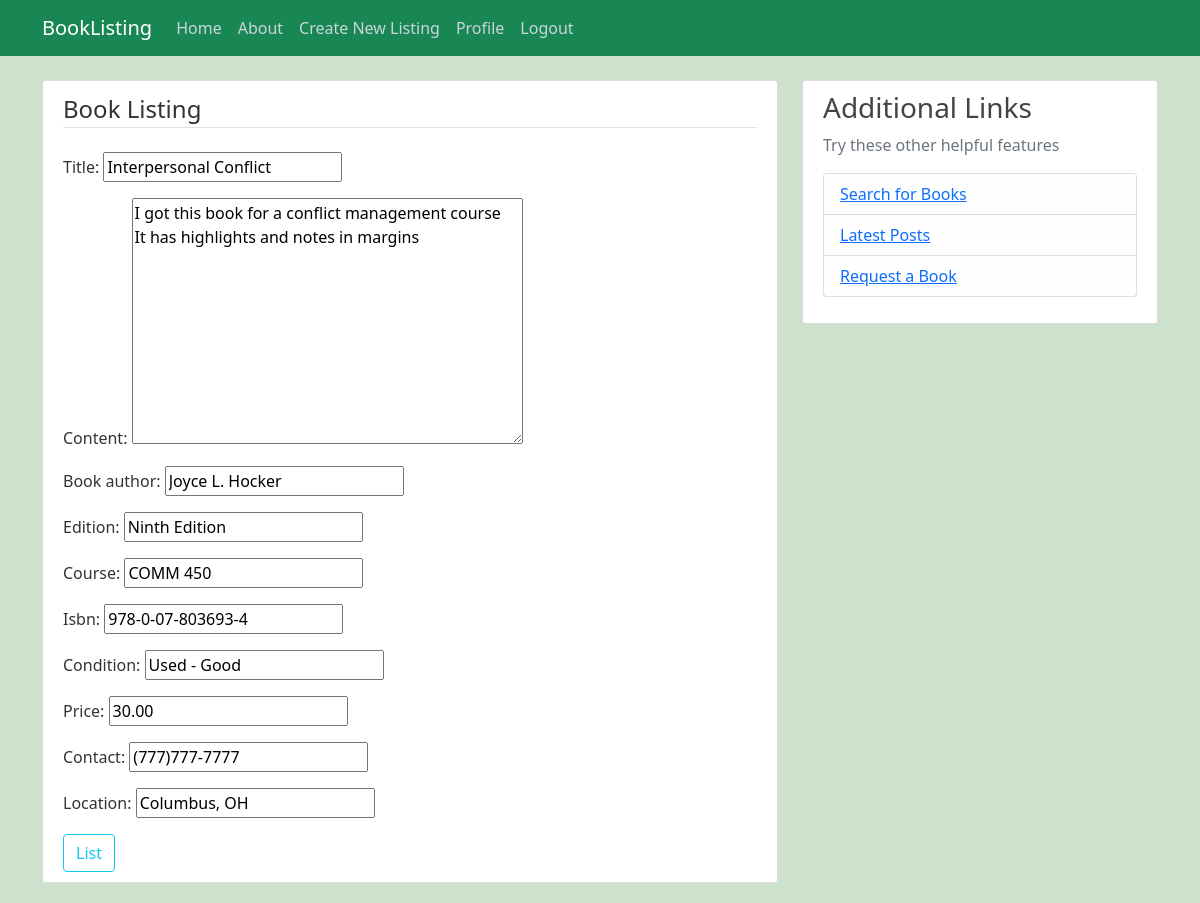
Page /post/8/update/ (signed in) on the committed database.
### listing/models.py (models this page shows)
class Post(models.Model):
    title = models.CharField(max_length=100)
    content = models.TextField()
    date_posted = models.DateTimeField(default=timezone.now)
    author = models.ForeignKey(User, on_delete=models.CASCADE)
    book_author = models.CharField(max_length=100, default='unknown author')
    edition = models.CharField(max_length=100, default='unknown edition')
    course = models.CharField(max_length=100, default='unknown course')
    isbn = models.CharField(max_length=100, default='unknown isbn')
    condition = models.CharField(max_length=100, default='unknown condition')
    price = models.DecimalField(max_digits=8, decimal_places=2, default=0.00)
    contact = models.CharField(max_length=100, default='unknown contact info')
    location = models.CharField(max_length=100, default='unknown location')

### listing/views.py (the view, shortened to what this page needs)
# urls.py: path('post/<int:pk>/update/', PostUpdateView.as_view(), name='post-update'),
class PostUpdateView(LoginRequiredMixin, UserPassesTestMixin, UpdateView):
    model = Post
    fields = ['title', 'content', 'book_author', 'edition', 'course', 'isbn', 'condition', 'price', 'contact', 'location']
    def test_func(self):
        post = self.get_object()
        if self.request.user == post.author:
            return True
        return False

### listing/templates/listing/post_form.html (shortened to what this page needs)
{% extends "listing/base.html" %} {% block content %}
<div class="content-section">
  <form method="POST">
    <fieldset class="form-group">
      <legend class="border-bottom mb-4">Book Listing</legend>
      {{ form.as_p }}
    </fieldset>
    <div class="form-group">
      <button class="btn btn-outline-info" type="submit">List</button>
    </div>
  </form>
</div>
{% endblock content %}

### listing/static/listing/main.css (style rules this page uses)
body { background: #fafafa; color: #333333; margin-top: 5rem; }
.content-section { background: #ffffff; padding: 10px 20px; border: 1px solid #dddddd; border-radius: 3px; margin-bottom: 20px; }

### rows in the picture
Post: title "Interpersonal Conflict", content "I got this book for a conflict management course It has highlights and notes in margins", book_author "Joyce L. Hocker", edition "Ninth Edition", course "COMM 450", isbn "978-0-07-803693-4", condition "Used - Good", price "30.00", contact "(777)777-7777", location "Columbus, OH"
